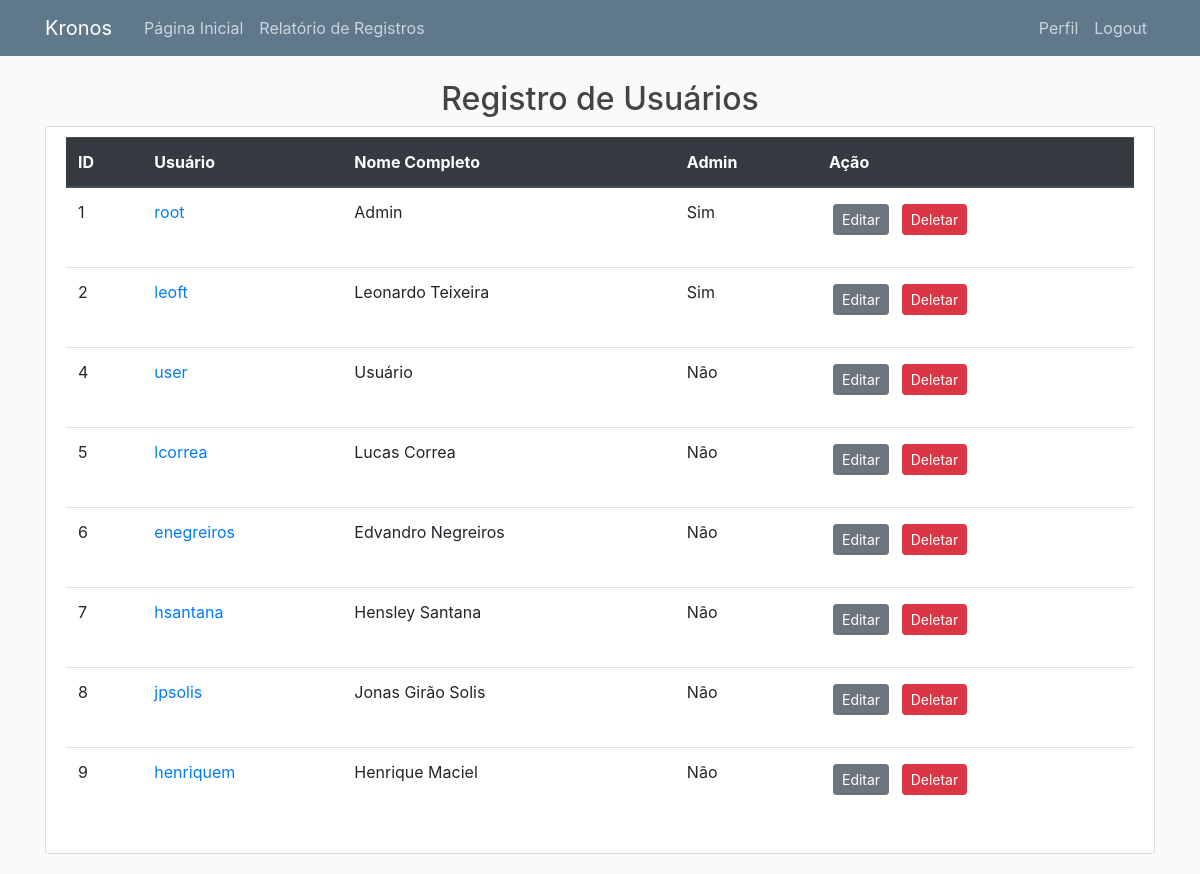
The page /usuarios (signed in) on the database its author committed.
### kronos/models.py (models this page shows, shortened)
class Usuario(db.Model, UserMixin):
    __tablename__ = 'usuarios'
    id = db.Column(db.Integer, primary_key=True)
    username = db.Column(db.String(20), nullable=False, unique=True)
    senha = db.Column(db.String(60), nullable=False)
    nome = db.Column(db.String(50), nullable=False)
    admin = db.Column(db.Boolean, default=False, nullable=False)
    registros = db.relationship('RegistroHoras', backref='autor', lazy=True)

### kronos/routes.py (the view)
@app.route('/usuarios')
@login_required
def usuarios():
    usuarios = Usuario.query.all()
    return render_template('usuarios.html', titulo='Usuários Cadastrados', usuarios=usuarios)

### kronos/models.py (called while the page is built)
@login_manager.user_loader
def load_user(usuario_id):
    return Usuario.query.get(int(usuario_id))

### kronos/templates/usuarios.html
{% extends "base.html" %}
{% block content %}
<h2 style="text-align:center">Registro de Usuários</h2>
<div class="content-section">
        <table class="table">
        <thead class="thead-dark">
                <tr>
                <th>ID</th>
                <th>Usuário</th>
                <th>Nome Completo</th>
                <th>Admin</th>
                <th>Ação</th>
                </tr>
        </thead>
        <tbody>
                {% for usuario in usuarios %}
                <tr>
                        <td>{{ usuario.id }}</td>
                        <td><a href="{{ url_for('usuario_registros', usuario_id=usuario.id) }}">{{ usuario.username }}</a></td>
                        <td>{{ usuario.nome }}</td>
                        {% if usuario.admin %}
                                <td>Sim</td>
                        {% else %}
                                <td>Não</td>
                        {% endif %}
                        <td>
                                <p><a class="btn btn-secondary btn-sm m-1" href="{{ url_for('editar_usuario', usuario_id=usuario.id) }}">Editar</a>
                                <a class="btn btn-danger btn-sm m-1" href="{{ url_for('deletar_usuario', usuario_id=usuario.id) }}">Deletar</a></p>
                        </td>
                </tr>
                {% endfor %}
        </tbody>
        </table>
{% endblock content %}

### kronos/static/main.css (style rules this page uses)
body { background: #fafafa; color: #333333; margin-top: 5rem; }
h1, h2, h3, h4, h5, h6 { color: #444444; }
.content-section { background: #ffffff; padding: 10px 20px; border: 1px solid #dddddd; border-radius: 3px; margin-bottom: 20px; }

### rows shown on the page
Usuario: id "1", username "root", nome "Admin", admin "Sim"
Usuario: id "2", username "leoft", nome "Leonardo Teixeira", admin "Sim"
Usuario: id "4", username "user", nome "Usuário", admin "Não"
Usuario: id "5", username "lcorrea", nome "Lucas Correa", admin "Não"
Usuario: id "6", username "enegreiros", nome "Edvandro Negreiros", admin "Não"
Usuario: id "7", username "hsantana", nome "Hensley Santana", admin "Não"
Usuario: id "8", username "jpsolis", nome "Jonas Girão Solis", admin "Não"
Usuario: id "9", username "henriquem", nome "Henrique Maciel", admin "Não"
